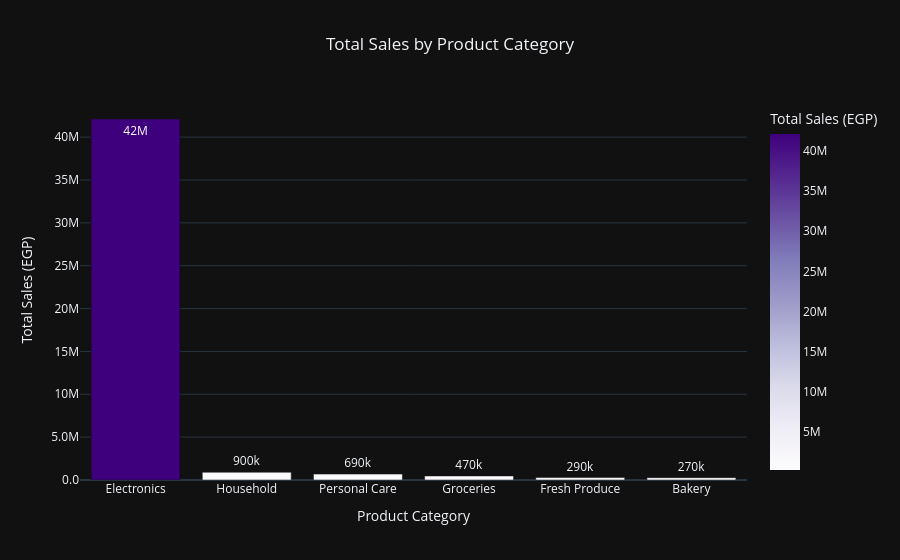

Notebook source saved alongside this figure:
### Code cell
fig_bar_2 = px.bar(
    sales_by_category,
    x='Category',
    y='Total_Amount_EGP',
    title='Total Sales by Product Category',
    color='Total_Amount_EGP',
    color_continuous_scale='purples',
    template='plotly_dark',
    labels={'Total_Amount_EGP': 'Total Sales (EGP)', 'Category': 'Product Category'},
    text_auto=".2s"
)

fig_bar_2.update_layout(
    yaxis=dict(tickformat=".2s"), 
    title_x=0.5
)

fig_bar_2.show()

### Figure 1 — Plotly figure (JSON) as saved in the notebook; plotly's stock layout.template omitted (floating-point values rounded to 4 significant figures)
{"data": [{"hovertemplate": "Product Category=%{x}<br>Total Sales (EGP)=%{marker.color}<extra></extra>", "legendgroup": "", "marker": {"color": [42120000.0, 900900.0, 690900.0, 472100.0, 285700.0, 274300.0], "coloraxis": "coloraxis", "pattern": {"shape": ""}}, "name": "", "orientation": "v", "showlegend": false, "textposition": "auto", "texttemplate": "%{y:.2s}", "type": "bar", "x": ["Electronics", "Household", "Personal Care", "Groceries", "Fresh Produce", "Bakery"], "xaxis": "x", "y": [42120000.0, 900900.0, 690900.0, 472100.0, 285700.0, 274300.0], "yaxis": "y"}], "layout": {"barmode": "relative", "coloraxis": {"autocolorscale": false, "colorbar": {"title": {"text": "Total Sales (EGP)"}}, "colorscale": [[0, "rgb(252,251,253)"], [0.125, "rgb(239,237,245)"], [0.25, "rgb(218,218,235)"], [0.375, "rgb(188,189,220)"], [0.5, "rgb(158,154,200)"], [0.625, "rgb(128,125,186)"], [0.75, "rgb(106,81,163)"], [0.875, "rgb(84,39,143)"], [1, "rgb(63,0,125)"]]}, "legend": {"tracegroupgap": 0}, "title": {"text": "Total Sales by Product Category", "x": 0.5}, "xaxis": {"anchor": "y", "domain": [0, 1], "title": {"text": "Product Category"}}, "yaxis": {"anchor": "x", "domain": [0, 1], "tickformat": ".2s", "title": {"text": "Total Sales (EGP)"}}}}
